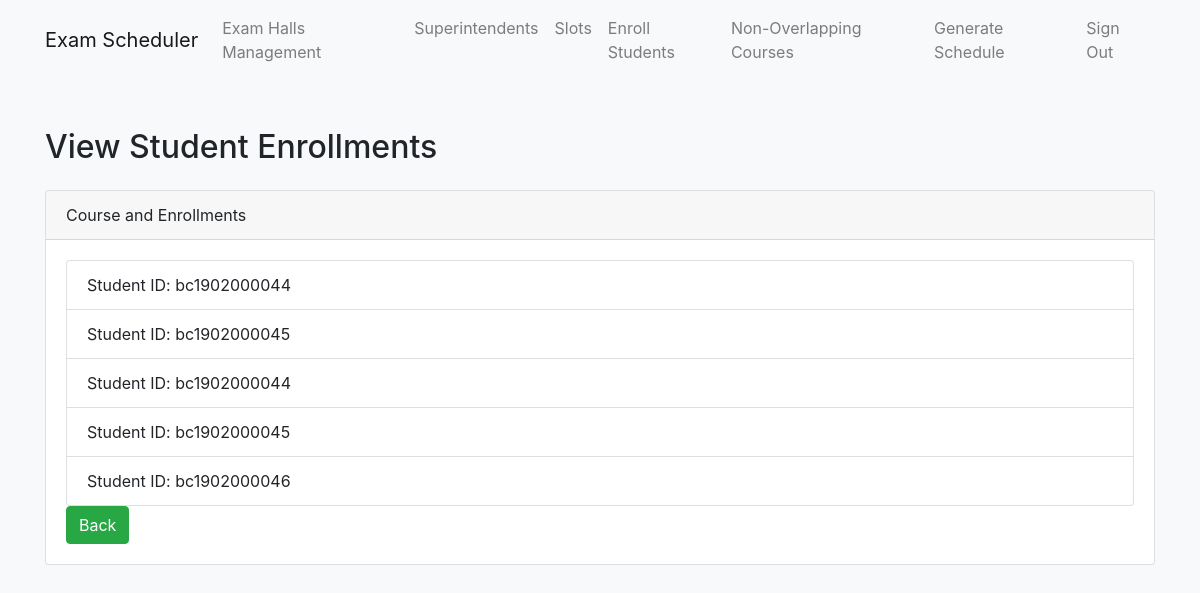
Screenshot of /exam_cordinate/views/students/view_student.php?id=1 with the database file from the repository.
### tables this page shows
CREATE TABLE `enrollments` (
  `enrollment_id` int(11) NOT NULL,
  `course_id` int(11) NOT NULL,
  `student_id` varchar(50) NOT NULL
);

### exam_cordinate/views/students/view_student.php (the view, shortened to what this page needs)
<?php
require 'D:\newXampp\htdocs\exam_shedular_practice\e_v\config\database.php';
?>
<!DOCTYPE html>
<html lang="en">
<head>
    <link rel="stylesheet" href="https://maxcdn.bootstrapcdn.com/bootstrap/4.5.2/css/bootstrap.min.css">
    <link href="https://cdn.jsdelivr.net/npm/select2@4.1.0-rc.0/dist/css/select2.min.css" rel="stylesheet" />
</head>
<body class="bg-light">
<?php include('../layout/header.php'); ?>
<div class="container mt-5">
    <h2 class="mb-4">View Student Enrollments</h2>
    <div class="card mb-4">
        <div class="card-header">Course and Enrollments</div>
        <div class="card-body">
            <?php
                $id = $_GET['id'];
                $select_students = "SELECT student_id FROM enrollments WHERE course_id = ?";
                $stmt = $mysqli->prepare($select_students);
                if ($stmt) {
                    $stmt->bind_param('i', $id);
                    $stmt->execute();
                    $result = $stmt->get_result();
                    if ($result->num_rows > 0) {
                        echo "<ul class='list-group'>";
                        while ($row = $result->fetch_assoc()) {
                            echo "<li class='list-group-item'>Student ID: " . htmlspecialchars($row['student_id']) . "</li>";
                        }
                        echo "</ul>";
                    } else {
                        echo "<p>No students enrolled in this course.</p>";
                    }
                } else {
                    echo "<p>Unable to prepare the statement. Please try again.</p>";
                }
            ?>
            <a href="../students/enroll.php" class="btn btn-success">Back</a>
        </div>
    </div>
</div>
</body>
</html>

### rows the page displays
enrollments: student "bc1902000044"
enrollments: student "bc1902000045"
enrollments: student "bc1902000044"
enrollments: student "bc1902000045"
enrollments: student "bc1902000046"
